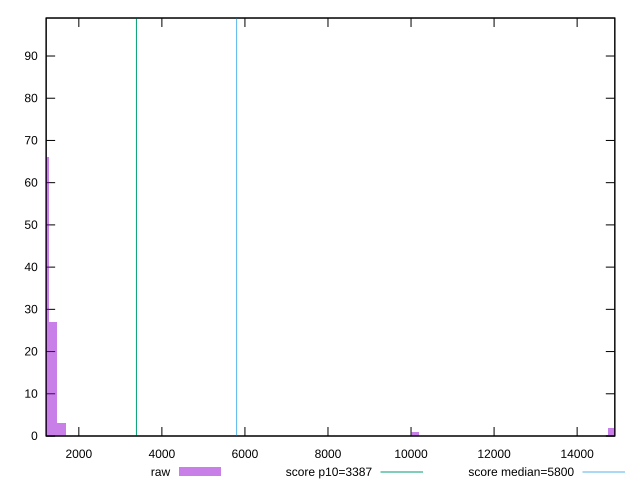

Here is the gnuplot script that generated this plot:
reset

$raw <<EOF
10092.227739871894 1
14841.51138216455 2
1187.320910573164 66
1385.2077290020247 27
1583.0945474308853 3
EOF

set key outside below
set boxwidth 197.88681842886066
set xrange [1212.792:14907.601726514558]
set yrange [0:99]
set trange [0:99]
set style fill transparent solid 0.5 noborder

set parametric
set terminal svg size 640, 490 enhanced background rgb 'white'
set output "report/report_00029_2021-02-24T13-36-40.390Z/speed-index/samples/card/raw/histogram.svg"

plot $raw title "raw" with boxes, \
     3387,t title "score p10=3387", \
     5800,t title "score median=5800"

reset
